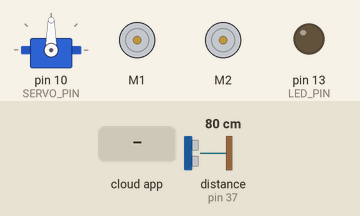
A sketch run on a simulated Arduino Mega 2560, built with avr-gcc and run on an emulated ATmega2560. Shown: servo, 2 × DC motor (green arrow = forward, orange = backward, longer = faster), output pins drawn as LEDs (lit = HIGH). The inputs (shaded band) are chosen by the test bench; at power-on: distance to the obstacle (sensor on pin 37) 80 cm. The echo pulse lasts 58.3 µs per cm; the RemoteXY app is connected.

Above: at 1.2 s.
1.3 s: the phone or cloud app sets servo_switcher to 1
4.3 s: the phone or cloud app sets joystick_x to -100
At 4.55 s:
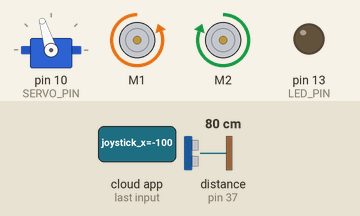
7.3 s: the phone or cloud app sets joystick_y to -100
At 7.5 s:
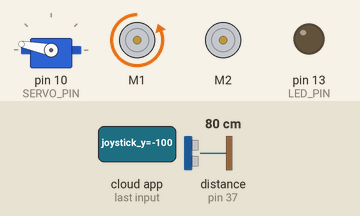
10.3 s: the phone or cloud app sets joystick_x to 0
At 10.65 s:
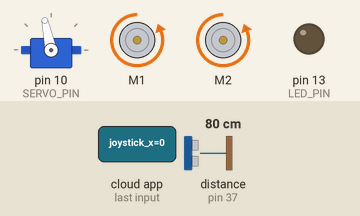
13.3 s: the phone or cloud app sets joystick_y to 0
At 15.0 s:
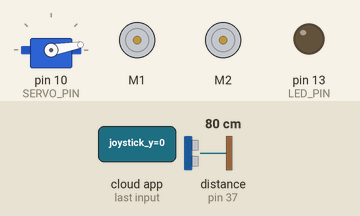
16.3 s: the phone or cloud app sets joystick_x to 100
At 16.47 s:
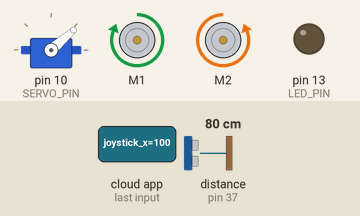
Timing chart, 0 to 22.6 s (numbered marks = the images above; inputs shaded):
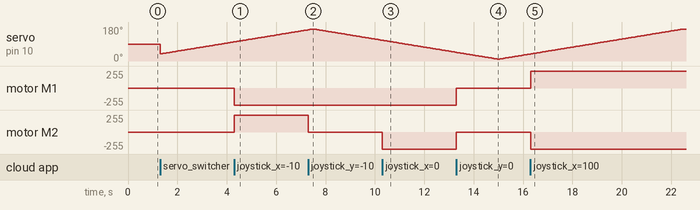

The sketch:

project.ino
```cpp
#include "./dependencies.h"

#include "MPU9250.h"

MPU9250 mpu; // You can also use MPU9255 as is

void setup()
{
  setup_sonar();
  setup_remote();
}

int current_sonar_angle;
int current_right_speed;
int current_left_speed;

void loop()
{
  remote_input();

  remote_handle_connection();
  remote_get_speeds(current_left_speed, current_right_speed);

  motors_set_speeds(current_left_speed, current_right_speed);

  int distance = sonar_get_distance(current_sonar_angle, remote_is_servo_active());
  remote_handle_distance(current_sonar_angle, distance);
}
```

dependencies.h
```cpp
#include "./motors.h"
#include "./sonar.h"
#include "./remote.h"
```

interface.h
```cpp
//////////////////////////////////////////////
//        RemoteXY include library          //
//////////////////////////////////////////////

// можете включить вывод отладочной информации в Serial на 115200
//#define REMOTEXY__DEBUGLOG

// определение режима соединения и подключение библиотеки RemoteXY
#define REMOTEXY_MODE__ESP8266_HARDSERIAL_POINT


// настройки соединения
#define REMOTEXY_SERIAL Serial
#define REMOTEXY_SERIAL_SPEED 115200
#define REMOTEXY_WIFI_SSID "RemoteXY"
#define REMOTEXY_WIFI_PASSWORD "12345678"
#define REMOTEXY_SERVER_PORT 6377


#include <RemoteXY.h>

// конфигурация интерфейса RemoteXY
#pragma pack(push, 1)
uint8_t RemoteXY_CONF[] =   // 101 bytes
  { 255,3,0,17,0,94,0,17,0,0,0,31,1,106,200,1,1,5,0,5,
  15,126,72,72,32,2,26,31,10,41,99,20,19,113,4,26,31,83,69,82,
  86,79,0,31,72,35,76,32,32,84,2,26,75,40,0,0,0,0,0,0,
  52,67,0,0,0,0,1,0,0,0,0,0,0,32,65,1,0,0,42,67,
  0,0,52,67,68,5,17,96,50,17,8,2,67,6,2,94,10,5,2,31,
  11 };

// структура определяет все переменные и события вашего интерфейса управления
struct {

    // input variables
  int8_t joystick_x; // oт -100 до 100
  int8_t joystick_y; // oт -100 до 100
  uint8_t servo_switcher; // =1 если включено, иначе =0

    // output variables
  int16_t circular_bar; // oт 0 до 180
  float online_graph;
  char text[11]; // =строка UTF8 оканчивающаяся нулем

    // other variable
  uint8_t connect_flag;  // =1 if wire connected, else =0

} RemoteXY;
#pragma pack(pop)

/////////////////////////////////////////////
//           END RemoteXY include          //
/////////////////////////////////////////////
```

motors.h
```cpp
#include <AFMotor.h>

#define LEFT_MOTOR_PIN 1
#define RIGHT_MOTOR_PIN 2

#define MAX_SPEED 255
#define MIN_SPEED 0

AF_DCMotor motorL(LEFT_MOTOR_PIN);
AF_DCMotor motorR(RIGHT_MOTOR_PIN);

uint8_t unify_speed(int& speed) {
  uint8_t action;

  if (speed > 0) {
    action = FORWARD;
  } else if (speed < 0) {
    action = BACKWARD;
    speed *= -1;
  } else {
    action = RELEASE;
  }

  if (speed > MAX_SPEED)
    speed = MAX_SPEED;
  if (speed < MIN_SPEED)
    speed = MIN_SPEED;

  return action;
}

void left_motor(int speed) {
  uint8_t action = unify_speed(speed);
  motorL.setSpeed(speed);
  motorL.run(action);
}

void right_motor(int speed) {
  uint8_t action = unify_speed(speed);
  motorR.setSpeed(speed);
  motorR.run(action);
}

void motors_set_speeds(int speedL, int speedR) {
  left_motor(speedL);
  right_motor(speedR);
}
```

remote.h
```cpp
#include "./interface.h"
#define LED_PIN 13

void setup_remote() {
  RemoteXY_Init();
  pinMode(LED_PIN, OUTPUT);
  digitalWrite(LED_PIN, LOW);
}

void remote_input() {
  RemoteXY_Handler();
}

bool remote_is_servo_active() {
  return RemoteXY.servo_switcher == 1;
}

void remote_handle_connection() {
  sprintf(RemoteXY.text, (RemoteXY.connect_flag == 0) ? "DISCONNECT" : "CONNECTED");
  // dtostrf(val, 0, 2, RemoteXY.text);
}

int normalize_speed(int speed) {
  if (speed > 100) return 100;
  if (speed < -100) return -100;
  return speed;
}

void remote_get_speeds(int& left_speed, int& right_speed) {
  if (RemoteXY.connect_flag == 0) {
    left_speed = right_speed = 0;
    return;
  }
  left_speed = normalize_speed(RemoteXY.joystick_y + RemoteXY.joystick_x) * 2.55;
  right_speed = normalize_speed(RemoteXY.joystick_y - RemoteXY.joystick_x) * 2.55;
}

void remote_handle_distance(int angle, int distance) {
  RemoteXY.online_graph = (float) distance;
  RemoteXY.circular_bar = 180 - angle;
}
```

sonar.h
```cpp
#include <Servo.h>
#include <GyverFilters.h>
#include <NewPing.h>

#define ECHO_PIN 37
#define TRIG_PIN 36
#define SERVO_PIN 10

#define DIST_MAX 200
#define MAX_ANGLE 170
#define MIN_ANGLE 10

NewPing sonar(TRIG_PIN, ECHO_PIN, DIST_MAX);
Servo servo;
GMedian<8, int> filter;

float frame = 7.5 * 1000;
int double_frame = (int) (frame * 2);
int delta = MAX_ANGLE - MIN_ANGLE;

void setup_sonar() {
  pinMode(TRIG_PIN, OUTPUT);
  pinMode(ECHO_PIN, INPUT);
  servo.attach(SERVO_PIN);
}

int get_angle() {
  unsigned long phase = millis() % double_frame;
  float relation = phase / frame;
  return (int) (phase <= frame) ? (relation * delta + MIN_ANGLE) : (delta * (2 - relation) + MIN_ANGLE);
}

int rotate() {
  int angle = get_angle();
  servo.write(angle);
  return angle;
}

int prev_dist = 0;

int sonar_get_distance(int& angle_to_display, bool is_servo_active) {
  if (is_servo_active)
    angle_to_display = rotate();

  int curr_dist = sonar.ping_cm();

  if (curr_dist == 1000)
    curr_dist = prev_dist;
  if (curr_dist == 0 || curr_dist > DIST_MAX)
    curr_dist = DIST_MAX;

  prev_dist = filter.filtered(curr_dist);
  return prev_dist;
}
```

Measured:
- after the input at 4.3 s, motor M1: stopped → backward 255/255 at once; motor M2: stopped → forward 255/255 at once
- after the input at 7.3 s, motor M2: forward 255/255 → stopped at once
- after the input at 10.3 s, motor M2: stopped → backward 255/255 at once
- after the input at 13.3 s, motor M1, motor M2: backward 255/255 → stopped at once
- after the input at 16.3 s, motor M1: stopped → forward 255/255 at once; motor M2: stopped → backward 255/255 at once
- by itself, servo on pin 10 (SERVO_PIN): rises from 37° to 169° in 6.1 s, then falls to 167° in 0.14 s
